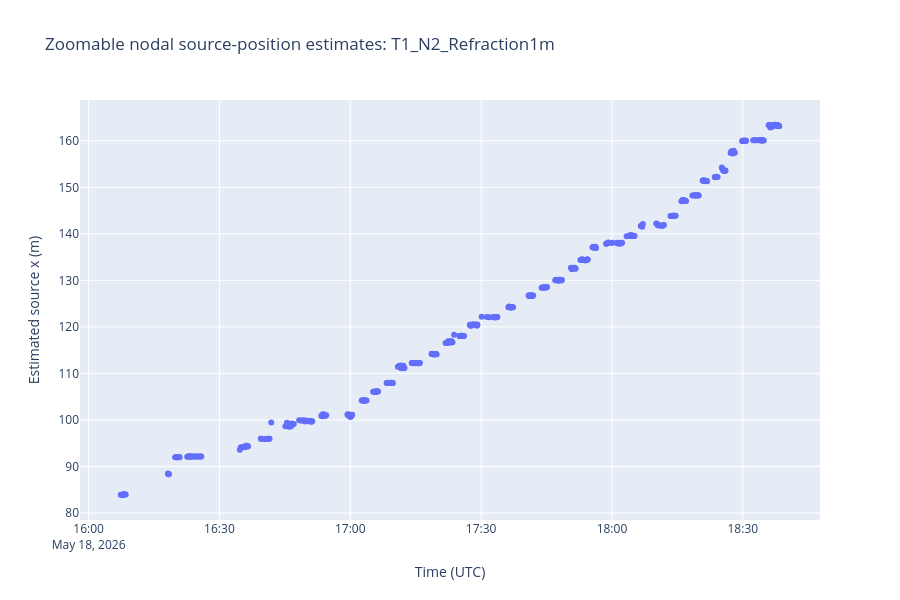

This figure's notebook cell:
### Code cell
plot_df = source_estimates.dropna(
    subset=["event_time_dt", "estimated_source_x_m"]
).copy()

if PLOTLY_AVAILABLE:
    fig = go.Figure()

    fig.add_trace(go.Scatter(
        x=plot_df["event_time_dt"],
        y=plot_df["estimated_source_x_m"],
        mode="markers",
        name="Nodal source estimates",
        marker=dict(size=6),
        text=plot_df["event_id"],
        hovertemplate=(
            "event=%{text}<br>"
            "time=%{x}<br>"
            "estimated x=%{y:.2f} m<extra></extra>"
        ),
    ))

    fig.update_layout(
        title=f"Zoomable nodal source-position estimates: {TARGET_NODAL_TIMEWINDOW_LABEL}",
        xaxis_title="Time (UTC)",
        yaxis_title="Estimated source x (m)",
        hovermode="closest",
        height=600,
    )

    fig.show()
else:
    print("Plotly not available.")

### Figure 1 — Plotly figure (JSON) as saved in the notebook; plotly's stock layout.template omitted (floating-point values rounded to 4 significant figures; data arrays with more than 128 entries replaced by an {"elided": "..."} marker saying what was removed)
{"data": [{"hovertemplate": "event=%{text}<br>time=%{x}<br>estimated x=%{y:.2f} m<extra></extra>", "marker": {"size": 6}, "mode": "markers", "name": "Nodal source estimates", "text": {"elided": "429 str values"}, "type": "scatter", "x": {"elided": "429 str values"}, "y": {"elided": "429 float values"}}], "layout": {"height": 600, "hovermode": "closest", "title": {"text": "Zoomable nodal source-position estimates: T1_N2_Refraction1m"}, "xaxis": {"title": {"text": "Time (UTC)"}}, "yaxis": {"title": {"text": "Estimated source x (m)"}}}}
